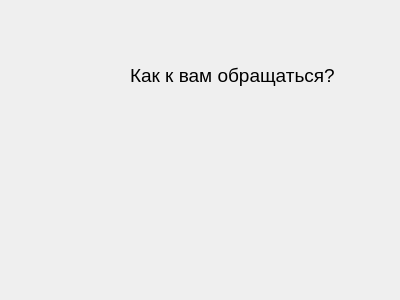
<?xml version="1.0" encoding="UTF-8"?>
<ui version="4.0">
 <class>Form</class>
 <widget class="QWidget" name="Form">
  <property name="geometry">
   <rect>
    <x>0</x>
    <y>0</y>
    <width>400</width>
    <height>300</height>
   </rect>
  </property>
  <property name="windowTitle">
   <string>Form</string>
  </property>
  <widget class="QLabel" name="label">
   <property name="geometry">
    <rect>
     <x>130</x>
     <y>60</y>
     <width>251</width>
     <height>31</height>
    </rect>
   </property>
   <property name="font">
    <font>
     <family>Yu Gothic UI</family>
     <pointsize>14</pointsize>
    </font>
   </property>
   <property name="text">
    <string>Как к вам обращаться?</string>
   </property>
  </widget>
 </widget>
 <resources/>
 <connections/>
</ui>
